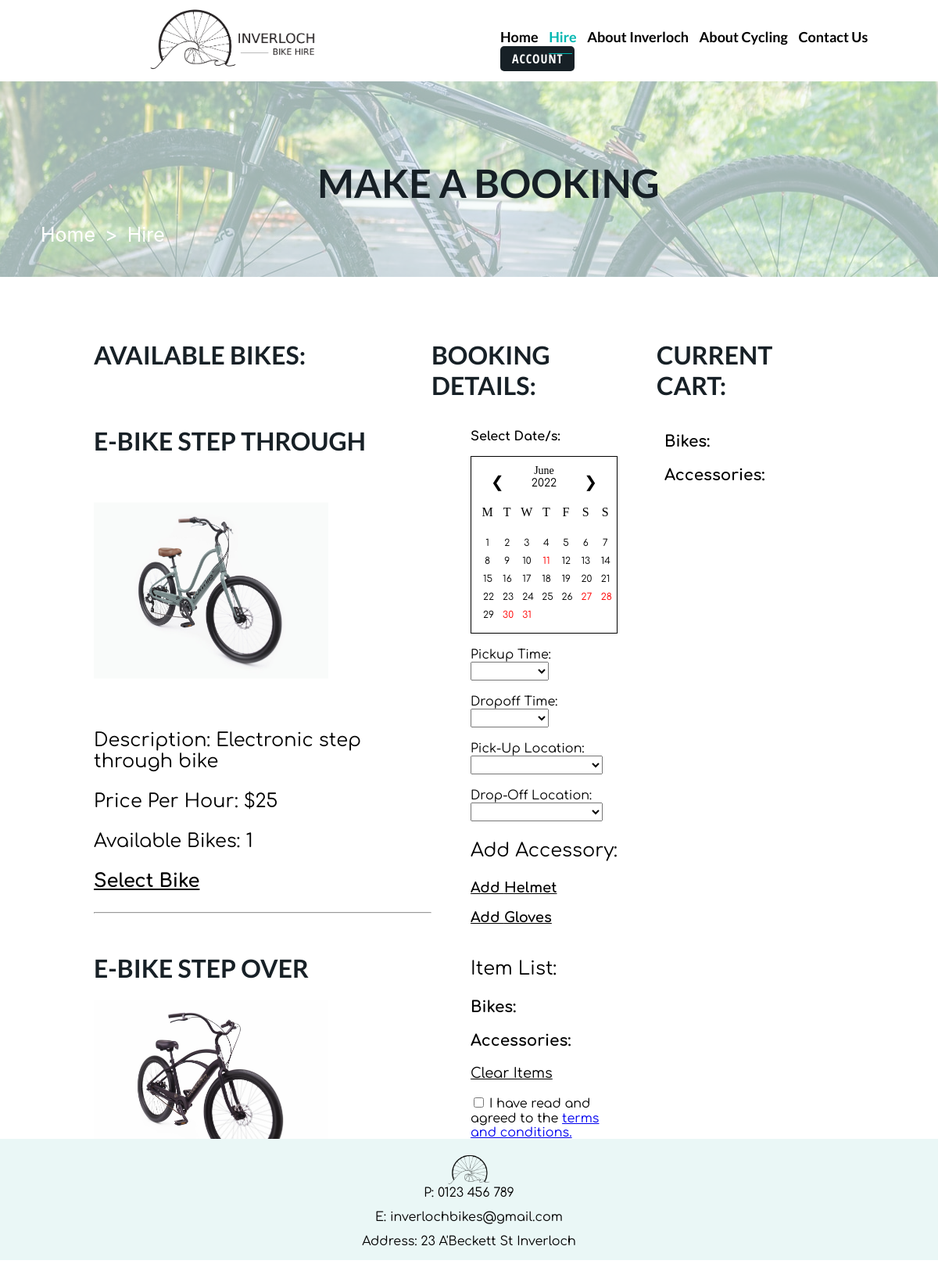
The app's page /Prototype/makeabooking.php, older data.
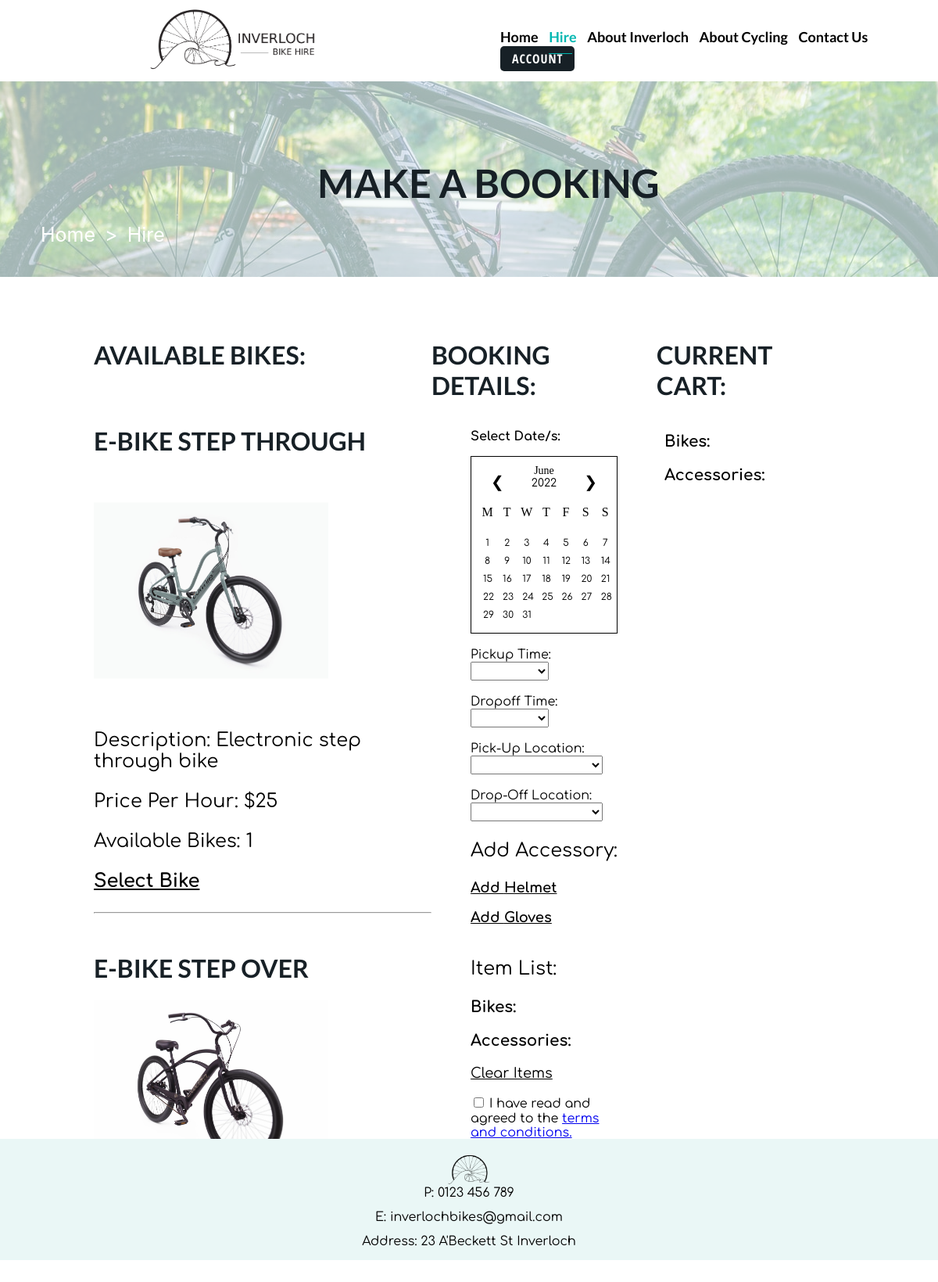
The same page, newer data.
### tables this page shows
CREATE TABLE `bike_type_table` (
  `bike_type_id` int(11) NOT NULL,
  `name` varchar(45) NOT NULL,
  `picture_id` varchar(45) NOT NULL,
  `description` varchar(255) NOT NULL
);

CREATE TABLE `bike_inventory_table` (
  `bike_id` int(11) NOT NULL,
  `name` varchar(45) NOT NULL,
  `bike_type_id` int(11) DEFAULT NULL,
  `helmet_id` int(11) NOT NULL,
  `price_ph` float NOT NULL,
  `safety_inspect` tinyint(1) NOT NULL,
  `description` varchar(255) NOT NULL
);

CREATE TABLE `block_out_dates` (
  `date_id` int(10) NOT NULL,
  `date_value` varchar(11) NOT NULL,
  `date_day` int(2) NOT NULL,
  `date_month` int(2) NOT NULL DEFAULT 6,
  `date_year` int(4) NOT NULL DEFAULT 2022,
  `date_blockout` tinyint(1) NOT NULL DEFAULT 0,
  `date_reason` varchar(255) NOT NULL,
  `date_day_name` varchar(255) NOT NULL
);

CREATE TABLE `accessory_type_table` (
  `accessory_type_id` int(11) NOT NULL,
  `name` varchar(45) NOT NULL,
  `description` varchar(255) NOT NULL
);

### Prototype/makeabooking.php (the view, shortened to what the rows shown need)
<?php
$conn = new mysqli("localhost", "root", "", "bike_hiring_system");
?>
<!DOCTYPE html>
<html lang="en" xmlns="http://www.w3.org/1999/xhtml">
<head>
    <link rel="stylesheet" href="./style/style.css">
    <link rel="stylesheet" href="https://unpkg.com/flickity@2/dist/flickity.min.css">
</head>
<body>
    <?php include 'header.php' ?>
    <div id = "main">
        <div class="banner">
            <div id="bannertext">
                <h1>MAKE A BOOKING</h1>
            </div>
        </div>
        <div class="maincontainer">
        <div id="dualContainer">
            <div style="" id="dualColumn1">
            	<h1>Available Bikes:</h1>
            	<div style="overflow-y: scroll;height: 1000px;">
              <?php
            $bikeType = $conn->query("SELECT * FROM bike_type_table");
            while ($row = $bikeType->fetch_assoc()) {
                $bikeName = $row["name"];
                $bikeTypeId = $row["bike_type_id"];
                $bikeDescription = $row["description"];
                $bikeImage = $row["picture_id"];
            ?>
            <h1><strong><?php echo $bikeName; ?></strong></h1>
                <?php echo '<img src="img/bike-type/'; echo $bikeImage; echo'.jpg" style="width:300px;">'; ?>
                <?php echo '<p style="font-size:24px;">Description: ' . $bikeDescription . '</p>'; ?>
                <?php
                  $bikeInventoryAvailable = $conn->query("SELECT bike_type_id, bike_id, price_ph FROM bike_inventory_table where bike_type_id = $bikeTypeId");
                  $bikeInventoryNum = mysqli_num_rows($bikeInventoryAvailable);
                  if ($bikeInventoryNum > 0){
                    while ($row = $bikeInventoryAvailable->fetch_assoc()) {
                    $bikeInventoryBikeBikeId = $row["bike_id"];
                    $bikePrice = $row["price_ph"];
                    $bookingBikeTableAvailability = $conn->query("SELECT * FROM booking_bike_table");
                      while ($row = $bookingBikeTableAvailability->fetch_assoc()) {
                        $bookingBikeTableBikeId = $row["bike_id"];
                        if ($bookingBikeTableBikeId == $bikeInventoryBikeBikeId){
                          $bikeInventoryNum = $bikeInventoryNum - 1;
                        }
                      }
                    }
                    echo '<p style="font-size:24px;">Price Per Hour: $' . $bikePrice . '</p>';
                    echo '<p style="font-size:24px;">Available Bikes: ' . $bikeInventoryNum . '</p>';
                    if ($bikeInventoryNum > 0){
                    echo '<div id="addBikeContainer'. $bikeTypeId .'">';
                    echo '<a style="font-size:24px;font-family: Comfortaa;color:black;font-weight:bold;" href="javascript: addBike(' . '\'' . $bikeName . '\'' . ', ' . '\'' . $bikeTypeId . '\'' .  ', ' . '\'' . $bikeInventoryNum . '\'' .    ')">Select Bike</a>';
                    echo '</div>';
                    echo '<br>';
                    echo '<hr>';
                    }else{
                    echo '<p style="font-size:24px;">Bike Unavailable</p>';
                    }
                  }else {
                    echo '<p style="font-size:24px;">Available Bikes: 0</p>';
                    echo '<p style="font-size:24px;">Bike Unavailable</p>';
                  }
                ?>
            <?php
            }
            ?>
            <br>
            <br>
            <br>
            <br>
        	</div>
            </div>
            <div id="dualColumn2">
            	 <h1>Booking Details:</h1>
            	 <div style="overflow-y: scroll;height: 1000px;padding-right: 50px;padding-left: 50px;">
                <div id="dateContainer">
                <ul class="days">
                  <?php
                  $blockOutDatesSQL = $conn->query("SELECT * FROM block_out_dates");
                  while ($row = $blockOutDatesSQL->fetch_assoc()) {
                      $date_value = $row["date_value"];
                      $date_day = $row["date_day"];
                      $date_blockout = $row["date_blockout"];
                      if ($date_blockout == 0){
                        echo '<a class="datetest" href="javascript:changeStartDate()"><li><span id="' . $date_value . '" class="date";">' . $date_day .'</span></li></a>';
                      }else if ($date_blockout == 1){
                        echo '<a style="pointer-events: none;" class="datetest" href="javascript:changeStartDate()"><li><span style="color:red;" id="' . $date_value . '" class="date";">' . $date_day .'</span></li></a>';
                      }
                      ?>
                  <?php
                    }
                  ?>
                  <br>
                </ul>
                </div>
                <br>
                <form action="makeabookingconfirm.php" method="post">
                  <br>
                  <br><br>
                  <br>
                  <br><br>
                  <br>
                  <br><br>
                  <br>
                  <br>
                <?php
                $accessoryType = $conn->query("SELECT * FROM accessory_type_table");
                while ($row = $accessoryType->fetch_assoc()) {
                    $accessoryTypeId = $row["accessory_type_id"];
                    $accessoryTypeName = $row["name"];
                ?>
                <br>
                <?php
                  echo '<div id="addAccessoryContainer'. $accessoryTypeId .'">';
                  echo '<a style="font-size:18px;font-family: Comfortaa;color:black;font-weight:bold;" href="javascript: addAccessory(' . '\'' . $accessoryTypeName . '\'' . ', ' . '\'' . $accessoryTypeId . '\'' .     ')">Add ' . $accessoryTypeName . '</a>';
                  echo '</div>';
                ?>
                <?php
                }
                ?>
                <br>
                  <br>
					<br><br><br>
                </form>
            </div>
        </div>
	        <div id="dualColumn3">
	        	<h1>Current Cart:</h1>
	        </div>
        </div>
    </div>
    <br>    <br>
    <br>
    <br>
    </div>
    <?php include 'footer.php' ?>
</body>
</html>

Row changes from the older to the newer data that the page shows:
changed block_out_dates (number 11 of 31 on the later page): date_blockout 1 → 0 (drawn)
changed block_out_dates (number 27 of 31 on the later page): date_blockout 1 → 0 (drawn)
changed block_out_dates (number 28 of 31 on the later page): date_blockout 1 → 0 (drawn)
changed block_out_dates (number 30 of 31 on the later page): date_blockout 1 → 0 (drawn)
changed block_out_dates (number 31 of 31 on the later page): date_blockout 1 → 0 (drawn)
